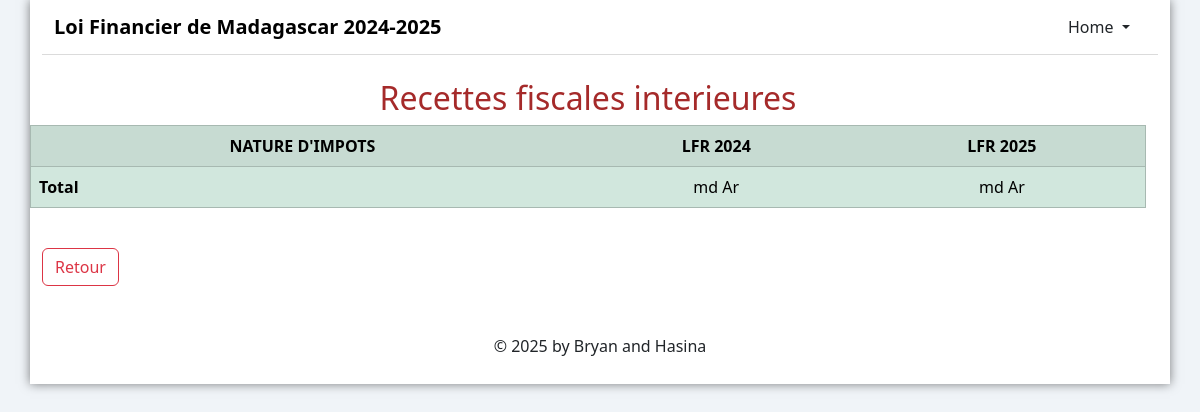
The app's page /pages/modele.php?page=Recettes fiscales interieures, older data.
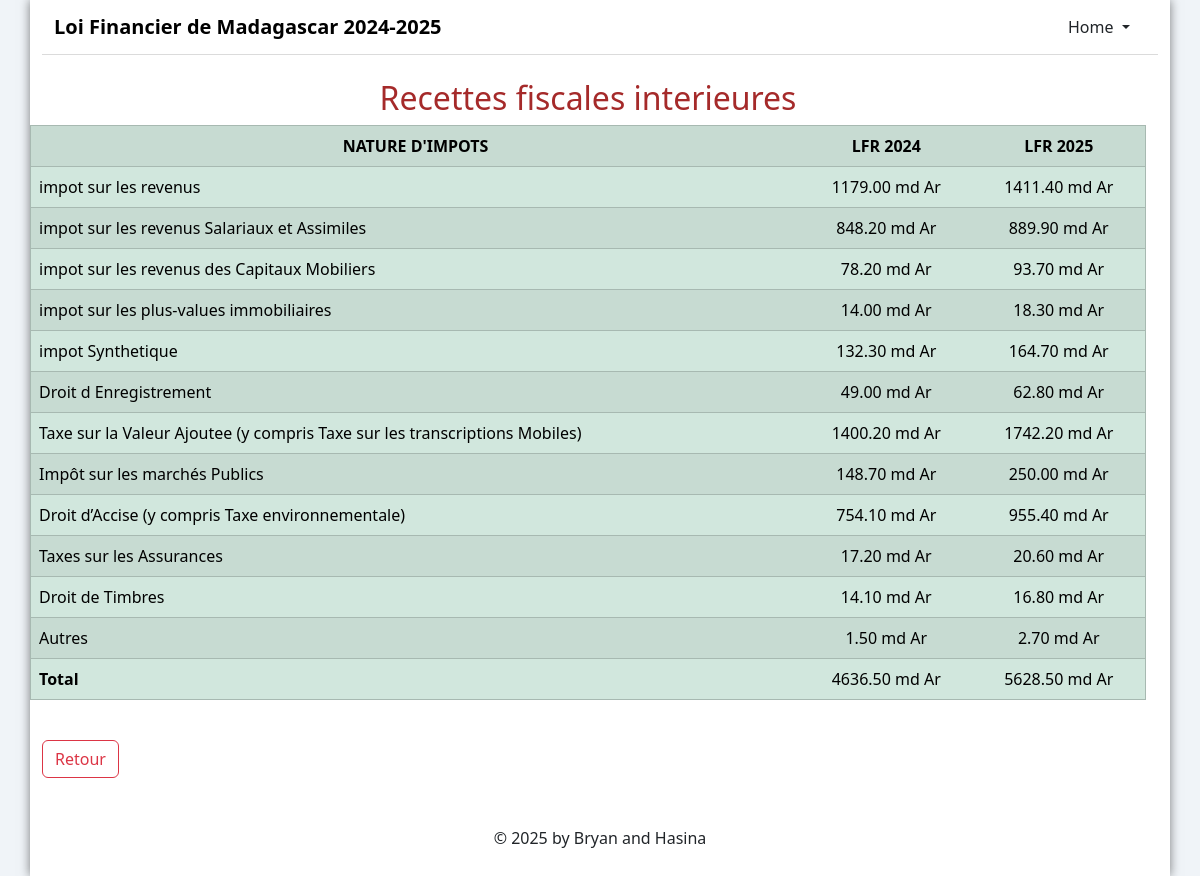
The same page, newer data.
### tables this page shows
create table loi_financier_recette_fiscale(
    nature_impots text,
    LFR2024 DECIMAL(6,2),
    LF2025 DECIMAL(6,2)
);

### inc/connection.php (called while the page is built, shortened)
<?php
    function dbconnect()
    {
        static $connect = null;
        if ($connect == null) {
            $connect = mysqli_connect('localhost','root','','loi_financier');
            mysqli_set_charset($connect, 'utf8mb4');
        }
        return $connect;
    }
?>

### inc/fonctions.php (called while the page is built, shortened)
<?php
    require("connection.php");
    function get_all_recette_fiscale(){
        $sql= "SELECT * FROM  loi_financier_recette_fiscale";
        $result= mysqli_query(dbconnect(),$sql);
        $demande=array();
        while($donnee=mysqli_fetch_assoc($result)){
            $demande[]=$donnee;
        }
        return $demande;
    }
    function get_somme_recette_fiscale(){
        $sql="SELECT * FROM v_deprecfis";
        $resultat=mysqli_query(dbconnect(),$sql);
        $donnee=mysqli_fetch_assoc($resultat);
        return $donnee;
    }
?>

### pages/recettefiscale.php (the view)
<?php
    $fiscale=get_all_recette_fiscale();
    $total= get_somme_recette_fiscale();
?>
<div class="row">
    <section class="row mt-4">
        <h2 style="color:brown"  class="text-center">Recettes fiscales interieures</h2>
    </section>
    <section class="row">
        <table border="1" class="table table-success table-striped text-center">
            <tr>
                <th>NATURE D'IMPOTS</th>
                <th>LFR 2024</th>
                <th>LFR 2025</th>
            </tr>
            <?php foreach ($fiscale as $tl) {?>
                <tr>
                    <td class="text-start"><?php echo $tl['nature_impots'];?></td>
                    <td><?php echo $tl['LFR2024'];?> md Ar</td>
                    <td><?php echo $tl['LF2025'];?> md Ar</td>
                </tr>
            <?php } ?>
            <tr>
                    <th class="text-start">Total</th>
                    <td><?php echo $total['st24'];?> md Ar</td>
                    <td><?php echo $total['st25'];?> md Ar</td>
            </tr>
        </table>
    </section>
    <section class="row mt-4">
        <article class="col-3 col-sm-3 col-lg-3">
            <a href="modele.php?page=recette" class="btn btn-outline-danger">Retour</a>
        </article>
    </section>
</div>

### pages/modele.php (shortened to what this page needs)
<?php
    require(".././inc/fonctions.php");
    $page= $_GET['page'];
    if($page==1){
        $page="interetdette";
    }elseif($page==2){
        $page="depensesolde";
    }elseif($page==3){
        $page="depensehorssolde";
    }elseif($page==4){
        $page="depenseinvestissement";
    }elseif($page=="Ministères"){
        $page="depenseministere";
    }elseif($page=="Institutions"){
        $page="depenseinstitution";
    }elseif($page=="Organes Constitutionnels"){
        $page="depenseorganisation";
    }elseif($page=="Hors opérations d ordre"){
        $page="depensehorsoperationdordre";
    }elseif($page=="Recettes fiscales interieures"){
        $page="recettefiscale";
    }elseif($page=="Recettes douanieres"){
        $page="recettedouanieres";
    }elseif($page=="Recettes non fiscales"){
        $page="recettenonfiscale";
    }elseif($page=="Dons"){
        $page="dons";
    }
    $page_format= $page.".php";
?>
<!DOCTYPE html>
<html lang="en">
<head>
    <link rel="stylesheet" href=".././assets/css/style.css">
    <link href=".././assets/bootstrap/css/bootstrap.min.css" rel="stylesheet">
    <link rel="stylesheet" href=".././assets/bootstrap-icons/font/bootstrap-icons.css">
</head>
<body class="bd">
    <div class="container container_couleur">
        <header>
            <nav class="navbar navbar-expand-lg head">
                <div class="container-fluid">
                    <div class="col-11 col-sm-11 col-lg-11">
                        <a class="navbar-brand fw-bold" href="modele.php?page=accueil">Loi Financier de Madagascar 2024-2025</a>
                    </div>
                    <div class="collapse navbar-collapse col-1 col-sm-1 col-lg-1" id="navbarNavDarkDropdown">
                        <ul class="navbar-nav">
                            <li class="nav-item dropdown">
                                <button class="btn dropdown-toggle" data-bs-toggle="dropdown" aria-expanded="false">
                                    Home
                                </button>
                            </li>
                        </ul>
                    </div>
                </div>
            </nav>
        </header>
        <main>
            <?php include($page_format);?>
        </main>
        <footer class="mt-5 footer">
            <p class="text-center">&copy; 2025 by Bryan and Hasina</p>
        </footer>
    </div>
</body>
</html>

### assets/css/style.css (style rules this page uses)
* { margin: 0; padding: 0; box-sizing: border-box; font-family: system-ui, sans-serif; }
.navbar { background-color: #fff; border-bottom: 1px solid #dbdbdb; padding: 10px 20px; display: flex; justify-content: space-between; align-items: center; padding-left: 10px; }
.bd { background-color: #F0F4F8; }
.container_couleur { background-color: #ffffff; box-shadow: 0 0 10px rgba(0, 0, 0, 0.5); }
.footer { padding-bottom: 10px; }

Row changes from the older to the newer data that the page shows:
added loi_financier_recette_fiscale: nature_impots "impot sur les revenus", LFR2024 "1179.00", LF2025 "1411.40"
added loi_financier_recette_fiscale: nature_impots "impot sur les revenus Salariaux et Assimiles", LFR2024 "848.20", LF2025 "889.90"
added loi_financier_recette_fiscale: nature_impots "impot sur les revenus des Capitaux Mobiliers", LFR2024 "78.20", LF2025 "93.70"
added loi_financier_recette_fiscale: nature_impots "impot sur les plus-values immobiliaires", LFR2024 "14.00", LF2025 "18.30"
added loi_financier_recette_fiscale: nature_impots "impot Synthetique", LFR2024 "132.30", LF2025 "164.70"
added loi_financier_recette_fiscale: nature_impots "Droit d Enregistrement", LFR2024 "49.00", LF2025 "62.80"
added loi_financier_recette_fiscale: nature_impots "Taxe sur la Valeur Ajoutee (y compris Taxe sur les transcriptions Mobiles)", LFR2024 "1400.20", LF2025 "1742.20"
added loi_financier_recette_fiscale: nature_impots "Impôt sur les marchés Publics", LFR2024 "148.70", LF2025 "250.00"
added loi_financier_recette_fiscale: nature_impots "Droit d’Accise (y compris Taxe environnementale)", LFR2024 "754.10", LF2025 "955.40"
added loi_financier_recette_fiscale: nature_impots "Taxes sur les Assurances", LFR2024 "17.20", LF2025 "20.60"
added loi_financier_recette_fiscale: nature_impots "Droit de Timbres", LFR2024 "14.10", LF2025 "16.80"
added loi_financier_recette_fiscale: nature_impots "Autres", LFR2024 "1.50", LF2025 "2.70"
Text that changed along with them:
$total['st24']: (not shown) → "4636.50"
$total['st25']: (not shown) → "5628.50"
